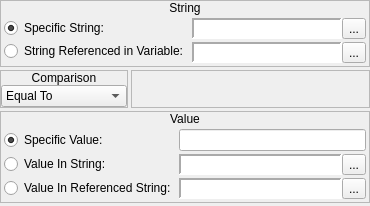
        <widget class="QWidget" name="wString">
         <layout class="QVBoxLayout" name="verticalLayout_22">
          <property name="spacing">
           <number>3</number>
          </property>
          <property name="margin">
           <number>0</number>
          </property>
          <item>
           <widget class="QFrame" name="frame_8">
            <property name="sizePolicy">
             <sizepolicy hsizetype="Preferred" vsizetype="Fixed">
              <horstretch>0</horstretch>
              <verstretch>0</verstretch>
             </sizepolicy>
            </property>
            <property name="frameShape">
             <enum>QFrame::StyledPanel</enum>
            </property>
            <property name="frameShadow">
             <enum>QFrame::Raised</enum>
            </property>
            <layout class="QVBoxLayout" name="verticalLayout_15">
             <property name="spacing">
              <number>0</number>
             </property>
             <property name="margin">
              <number>0</number>
             </property>
             <item>
              <widget class="QLabel" name="label_6">
               <property name="sizePolicy">
                <sizepolicy hsizetype="Preferred" vsizetype="Fixed">
                 <horstretch>0</horstretch>
                 <verstretch>0</verstretch>
                </sizepolicy>
               </property>
               <property name="text">
                <string>String</string>
               </property>
               <property name="alignment">
                <set>Qt::AlignCenter</set>
               </property>
              </widget>
             </item>
             <item>
              <widget class="QWidget" name="widget_8" native="true">
               <layout class="QHBoxLayout" name="horizontalLayout_10">
                <property name="spacing">
                 <number>3</number>
                </property>
                <property name="margin">
                 <number>3</number>
                </property>
                <item>
                 <layout class="QVBoxLayout" name="verticalLayout_16">
                  <property name="spacing">
                   <number>3</number>
                  </property>
                  <item>
                   <widget class="QRadioButton" name="string_rbSpecificString">
                    <property name="sizePolicy">
                     <sizepolicy hsizetype="Fixed" vsizetype="Fixed">
                      <horstretch>0</horstretch>
                      <verstretch>0</verstretch>
                     </sizepolicy>
                    </property>
                    <property name="text">
                     <string>Specific String:</string>
                    </property>
                    <property name="checked">
                     <bool>true</bool>
                    </property>
                   </widget>
                  </item>
                  <item>
                   <widget class="QRadioButton" name="string_rbReferencedString">
                    <property name="sizePolicy">
                     <sizepolicy hsizetype="Fixed" vsizetype="Fixed">
                      <horstretch>0</horstretch>
                      <verstretch>0</verstretch>
                     </sizepolicy>
                    </property>
                    <property name="text">
                     <string>String Referenced in Variable:</string>
                    </property>
                   </widget>
                  </item>
                 </layout>
                </item>
                <item>
                 <layout class="QVBoxLayout" name="verticalLayout_17">
                  <property name="spacing">
                   <number>3</number>
                  </property>
                  <item>
                   <widget class="QWidget" name="string_wString" native="true">
                    <layout class="QHBoxLayout" name="horizontalLayout_40">
                     <property name="spacing">
                      <number>0</number>
                     </property>
                     <property name="margin">
                      <number>0</number>
                     </property>
                     <item>
                      <widget class="QLabel" name="string_lblString">
                       <property name="sizePolicy">
                        <sizepolicy hsizetype="Preferred" vsizetype="Preferred">
                         <horstretch>0</horstretch>
                         <verstretch>0</verstretch>
                        </sizepolicy>
                       </property>
                       <property name="minimumSize">
                        <size>
                         <width>150</width>
                         <height>0</height>
                        </size>
                       </property>
                       <property name="font">
                        <font>
                         <family>Monospace</family>
                        </font>
                       </property>
                       <property name="styleSheet">
                        <string notr="true">background-color: palette(base);</string>
                       </property>
                       <property name="frameShape">
                        <enum>QFrame::Panel</enum>
                       </property>
                       <property name="frameShadow">
                        <enum>QFrame::Sunken</enum>
                       </property>
                       <property name="lineWidth">
                        <number>2</number>
                       </property>
                       <property name="text">
                        <string/>
                       </property>
                      </widget>
                     </item>
                     <item>
                      <widget class="QToolButton" name="string_bBrowseStrings">
                       <property name="text">
                        <string>...</string>
                       </property>
                       <property name="icon">
                        <iconset resource="gui_icons.qrc">
                         <normaloff>:/icons/fileopen.png</normaloff>:/icons/fileopen.png</iconset>
                       </property>
                      </widget>
                     </item>
                    </layout>
                   </widget>
                  </item>
                  <item>
                   <widget class="QWidget" name="string_wVariable" native="true">
                    <layout class="QHBoxLayout" name="horizontalLayout_41">
                     <property name="spacing">
                      <number>0</number>
                     </property>
                     <property name="margin">
                      <number>0</number>
                     </property>
                     <item>
                      <widget class="QLabel" name="string_lblVariable">
                       <property name="sizePolicy">
                        <sizepolicy hsizetype="Preferred" vsizetype="Preferred">
                         <horstretch>0</horstretch>
                         <verstretch>0</verstretch>
                        </sizepolicy>
                       </property>
                       <property name="minimumSize">
                        <size>
                         <width>150</width>
                         <height>0</height>
                        </size>
                       </property>
                       <property name="font">
                        <font>
                         <family>Monospace</family>
                        </font>
                       </property>
                       <property name="styleSheet">
                        <string notr="true">background-color: palette(base);</string>
                       </property>
                       <property name="frameShape">
                        <enum>QFrame::Panel</enum>
                       </property>
                       <property name="frameShadow">
                        <enum>QFrame::Sunken</enum>
                       </property>
                       <property name="lineWidth">
                        <number>2</number>
                       </property>
                       <property name="text">
                        <string/>
                       </property>
                      </widget>
                     </item>
                     <item>
                      <widget class="QToolButton" name="string_bBrowseVariables">
                       <property name="text">
                        <string>...</string>
                       </property>
                       <property name="icon">
                        <iconset resource="gui_icons.qrc">
                         <normaloff>:/icons/fileopen.png</normaloff>:/icons/fileopen.png</iconset>
                       </property>
                      </widget>
                     </item>
                    </layout>
                   </widget>
                  </item>
                 </layout>
                </item>
               </layout>
              </widget>
             </item>
            </layout>
           </widget>
          </item>
          <item>
           <widget class="QWidget" name="widget_14" native="true">
            <property name="sizePolicy">
             <sizepolicy hsizetype="Preferred" vsizetype="Fixed">
              <horstretch>0</horstretch>
              <verstretch>0</verstretch>
             </sizepolicy>
            </property>
            <layout class="QHBoxLayout" name="horizontalLayout_12">
             <property name="spacing">
              <number>3</number>
             </property>
             <property name="margin">
              <number>0</number>
             </property>
             <item>
              <widget class="QFrame" name="frame_11">
               <property name="sizePolicy">
                <sizepolicy hsizetype="Fixed" vsizetype="Preferred">
                 <horstretch>0</horstretch>
                 <verstretch>0</verstretch>
                </sizepolicy>
               </property>
               <property name="frameShape">
                <enum>QFrame::StyledPanel</enum>
               </property>
               <property name="frameShadow">
                <enum>QFrame::Raised</enum>
               </property>
               <layout class="QVBoxLayout" name="verticalLayout_18">
                <property name="spacing">
                 <number>0</number>
                </property>
                <property name="margin">
                 <number>0</number>
                </property>
                <item>
                 <widget class="QLabel" name="label_8">
                  <property name="sizePolicy">
                   <sizepolicy hsizetype="Preferred" vsizetype="Fixed">
                    <horstretch>0</horstretch>
                    <verstretch>0</verstretch>
                   </sizepolicy>
                  </property>
                  <property name="text">
                   <string>Comparison</string>
                  </property>
                  <property name="alignment">
                   <set>Qt::AlignCenter</set>
                  </property>
                 </widget>
                </item>
                <item>
                 <widget class="QWidget" name="widget_13" native="true">
                  <layout class="QHBoxLayout" name="horizontalLayout_11">
                   <property name="spacing">
                    <number>0</number>
                   </property>
                   <property name="margin">
                    <number>0</number>
                   </property>
                   <item>
                    <widget class="QComboBox" name="string_cboxComparison">
                     <item>
                      <property name="text">
                       <string>Equal To</string>
                      </property>
                     </item>
                     <item>
                      <property name="text">
                       <string>Not Equal To</string>
                      </property>
                     </item>
                     <item>
                      <property name="text">
                       <string>Starts With</string>
                      </property>
                     </item>
                     <item>
                      <property name="text">
                       <string>Ends With</string>
                      </property>
                     </item>
                     <item>
                      <property name="text">
                       <string>Contains</string>
                      </property>
                     </item>
                     <item>
                      <property name="text">
                       <string>Does Not Contain</string>
                      </property>
                     </item>
                     <item>
                      <property name="text">
                       <string>Is Empty</string>
                      </property>
                     </item>
                     <item>
                      <property name="text">
                       <string>Is Not Empty</string>
                      </property>
                     </item>
                    </widget>
                   </item>
                  </layout>
                 </widget>
                </item>
               </layout>
              </widget>
             </item>
             <item>
              <widget class="QFrame" name="frame_12">
               <property name="frameShape">
                <enum>QFrame::StyledPanel</enum>
               </property>
               <property name="frameShadow">
                <enum>QFrame::Raised</enum>
               </property>
              </widget>
             </item>
            </layout>
           </widget>
          </item>
          <item>
           <widget class="QFrame" name="frame_13">
            <property name="sizePolicy">
             <sizepolicy hsizetype="Preferred" vsizetype="Fixed">
              <horstretch>0</horstretch>
              <verstretch>0</verstretch>
             </sizepolicy>
            </property>
            <property name="frameShape">
             <enum>QFrame::StyledPanel</enum>
            </property>
            <property name="frameShadow">
             <enum>QFrame::Raised</enum>
            </property>
            <layout class="QVBoxLayout" name="verticalLayout_19">
             <property name="spacing">
              <number>0</number>
             </property>
             <property name="margin">
              <number>0</number>
             </property>
             <item>
              <widget class="QLabel" name="label_9">
               <property name="sizePolicy">
                <sizepolicy hsizetype="Preferred" vsizetype="Fixed">
                 <horstretch>0</horstretch>
                 <verstretch>0</verstretch>
                </sizepolicy>
               </property>
               <property name="text">
                <string>Value</string>
               </property>
               <property name="alignment">
                <set>Qt::AlignCenter</set>
               </property>
              </widget>
             </item>
             <item>
              <widget class="QWidget" name="widget_15" native="true">
               <layout class="QHBoxLayout" name="horizontalLayout_13">
                <property name="spacing">
                 <number>3</number>
                </property>
                <property name="margin">
                 <number>3</number>
                </property>
                <item>
                 <widget class="QWidget" name="widget_16" native="true">
                  <layout class="QVBoxLayout" name="verticalLayout_20">
                   <property name="spacing">
                    <number>3</number>
                   </property>
                   <property name="margin">
                    <number>0</number>
                   </property>
                   <item>
                    <widget class="QRadioButton" name="string_rbSpecificValue">
                     <property name="text">
                      <string>Specific Value:</string>
                     </property>
                     <property name="checked">
                      <bool>true</bool>
                     </property>
                    </widget>
                   </item>
                   <item>
                    <widget class="QRadioButton" name="string_rbValueInString">
                     <property name="text">
                      <string>Value In String:</string>
                     </property>
                    </widget>
                   </item>
                   <item>
                    <widget class="QRadioButton" name="string_rbValueInReferencedString">
                     <property name="text">
                      <string>Value In Referenced String:</string>
                     </property>
                    </widget>
                   </item>
                  </layout>
                 </widget>
                </item>
                <item>
                 <widget class="QWidget" name="widget_17" native="true">
                  <layout class="QVBoxLayout" name="verticalLayout_21">
                   <property name="spacing">
                    <number>3</number>
                   </property>
                   <property name="margin">
                    <number>0</number>
                   </property>
                   <item>
                    <widget class="QLineEdit" name="string_leValue"/>
                   </item>
                   <item>
                    <widget class="QWidget" name="string_wValueString" native="true">
                     <layout class="QHBoxLayout" name="horizontalLayout_42">
                      <property name="spacing">
                       <number>0</number>
                      </property>
                      <property name="margin">
                       <number>0</number>
                      </property>
                      <item>
                       <widget class="QLabel" name="string_lblValueString">
                        <property name="sizePolicy">
                         <sizepolicy hsizetype="Preferred" vsizetype="Preferred">
                          <horstretch>0</horstretch>
                          <verstretch>0</verstretch>
                         </sizepolicy>
                        </property>
                        <property name="minimumSize">
                         <size>
                          <width>150</width>
                          <height>0</height>
                         </size>
                        </property>
                        <property name="font">
                         <font>
                          <family>Monospace</family>
                         </font>
                        </property>
                        <property name="styleSheet">
                         <string notr="true">background-color: palette(base);</string>
                        </property>
                        <property name="frameShape">
                         <enum>QFrame::Panel</enum>
                        </property>
                        <property name="frameShadow">
                         <enum>QFrame::Sunken</enum>
                        </property>
                        <property name="lineWidth">
                         <number>2</number>
                        </property>
                        <property name="text">
                         <string/>
                        </property>
                       </widget>
                      </item>
                      <item>
                       <widget class="QToolButton" name="string_bBrowseValueStrings">
                        <property name="text">
                         <string>...</string>
                        </property>
                        <property name="icon">
                         <iconset resource="gui_icons.qrc">
                          <normaloff>:/icons/fileopen.png</normaloff>:/icons/fileopen.png</iconset>
                        </property>
                       </widget>
                      </item>
                     </layout>
                    </widget>
                   </item>
                   <item>
                    <widget class="QWidget" name="string_wReferencedString" native="true">
                     <layout class="QHBoxLayout" name="horizontalLayout_43">
                      <property name="spacing">
                       <number>0</number>
                      </property>
                      <property name="margin">
                       <number>0</number>
                      </property>
                      <item>
                       <widget class="QLabel" name="string_lblReferencedString">
                        <property name="sizePolicy">
                         <sizepolicy hsizetype="Preferred" vsizetype="Preferred">
                          <horstretch>0</horstretch>
                          <verstretch>0</verstretch>
                         </sizepolicy>
                        </property>
                        <property name="minimumSize">
                         <size>
                          <width>150</width>
                          <height>0</height>
                         </size>
                        </property>
                        <property name="font">
                         <font>
                          <family>Monospace</family>
                         </font>
                        </property>
                        <property name="styleSheet">
                         <string notr="true">background-color: palette(base);</string>
                        </property>
                        <property name="frameShape">
                         <enum>QFrame::Panel</enum>
                        </property>
                        <property name="frameShadow">
                         <enum>QFrame::Sunken</enum>
                        </property>
                        <property name="lineWidth">
                         <number>2</number>
                        </property>
                        <property name="text">
                         <string/>
                        </property>
                       </widget>
                      </item>
                      <item>
                       <widget class="QToolButton" name="string_bBrowseReferenceVariables">
                        <property name="text">
                         <string>...</string>
                        </property>
                        <property name="icon">
                         <iconset resource="gui_icons.qrc">
                          <normaloff>:/icons/fileopen.png</normaloff>:/icons/fileopen.png</iconset>
                        </property>
                       </widget>
                      </item>
                     </layout>
                    </widget>
                   </item>
                  </layout>
                 </widget>
                </item>
               </layout>
              </widget>
             </item>
            </layout>
           </widget>
          </item>
          <item>
           <widget class="QFrame" name="frame_14">
            <property name="frameShape">
             <enum>QFrame::StyledPanel</enum>
            </property>
            <property name="frameShadow">
             <enum>QFrame::Raised</enum>
            </property>
           </widget>
          </item>
         </layout>
        </widget>
